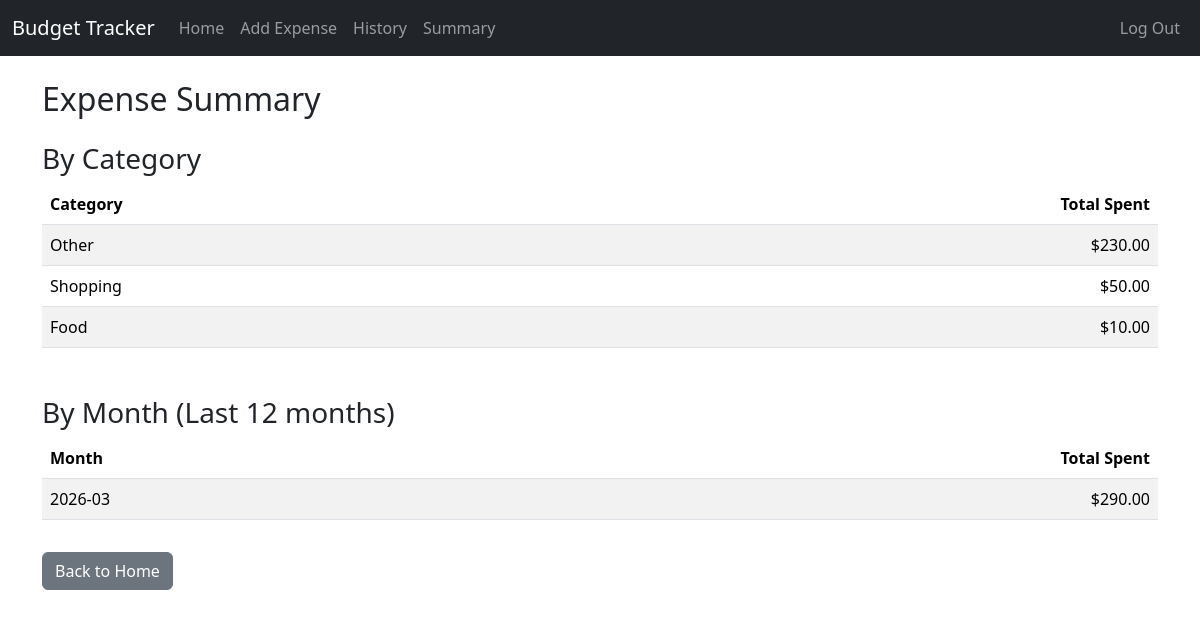
The page /summary (signed in) on the database its author committed.
### tables this page shows
CREATE TABLE expenses (
        id INTEGER PRIMARY KEY AUTOINCREMENT,
        user_id INTEGER NOT NULL,
        amount REAL NOT NULL,
        category TEXT NOT NULL,
        description TEXT,
        date TEXT NOT NULL,
        FOREIGN KEY (user_id) REFERENCES users(id)
    );

### app.py (the view)
@app.route("/summary")
@login_required
def summary():
    categories = db.execute("""
        SELECT category, SUM(amount) as total
        FROM expenses
        WHERE user_id = ?
        GROUP BY category
        ORDER BY total DESC
    """, session["user_id"])
    monthly = db.execute("""
        SELECT strftime('%Y-%m', date) as month, SUM(amount) as total
        FROM expenses
        WHERE user_id = ?
        GROUP BY month
        ORDER BY month DESC
        LIMIT 12
    """, session["user_id"])
    return render_template("summary.html", categories=categories, monthly=monthly)

### app.py (called while the page is built)
@app.after_request
def after_request(response):
    response.headers["Cache-Control"] = "no-cache, no-store, must-revalidate"
    response.headers["Expires"] = 0
    response.headers["Pragma"] = "no-cache"
    return response

### helpers.py (called while the page is built)
def login_required(f):
    @wraps(f)
    def decorated_function(*args, **kwargs):
        if session.get("user_id") is None:
            return redirect("/login")
        return f(*args, **kwargs)
    return decorated_function

### templates/summary.html (shortened to what this page needs)
{% extends "layout.html" %}
{% block main %}
<h2 class="mb-4">Expense Summary</h2>
<h3 class="mt-4">By Category</h3>
{% if categories %}
    <table class="table table-striped">
        <thead>
            <tr>
                <th>Category</th>
                <th class="text-end">Total Spent</th>
            </tr>
        </thead>
        <tbody>
            {% for cat in categories %}
            <tr>
                <td>{{ cat.category }}</td>
                <td class="text-end">${{ "%.2f"|format(cat.total) }}</td>
            </tr>
            {% endfor %}
        </tbody>
    </table>
{% else %}
    <p class="text-muted">No data yet.</p>
{% endif %}
<h3 class="mt-5">By Month (Last 12 months)</h3>
{% if monthly %}
    <table class="table table-striped">
        <thead>
            <tr>
                <th>Month</th>
                <th class="text-end">Total Spent</th>
            </tr>
        </thead>
        <tbody>
            {% for m in monthly %}
            <tr>
                <td>{{ m.month }}</td>
                <td class="text-end">${{ "%.2f"|format(m.total or 0) }}</td>
            </tr>
            {% endfor %}
        </tbody>
    </table>
{% else %}
    <p class="text-muted">No monthly data yet.</p>
{% endif %}
<a href="/" class="btn btn-secondary mt-3">Back to Home</a>
{% endblock %}

### rows shown on the page
expenses: category "Other", total "230.00"
expenses: category "Shopping", total "50.00"
expenses: category "Food", total "10.00"

### other values the page prints
{{ m.month }} "2026-03"
{{ "%.2f"|format(m.total or 0) }} "290.00"
